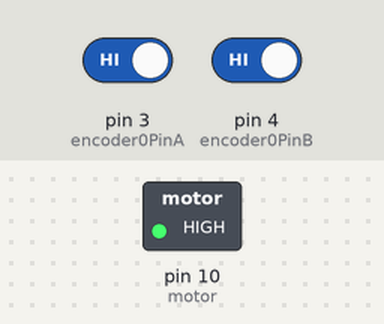
This sketch was run on a simulated Arduino Uno, built with avr-gcc and run on an emulated ATmega328P. Parts: switched loads named in the sketch (green lamp = pin HIGH). The inputs (shaded band) are chosen by the test bench; at power-on: pin 3 (encoder0PinA) HIGH, pin 4 (encoder0PinB) HIGH. What the sketch prints to the serial monitor is not drawn.

Above: at 0.1 s.
Timing chart, 0 to 1.6 s (numbered marks = the images above):
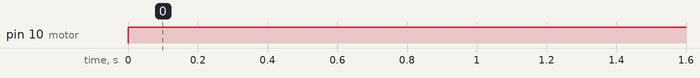

Measured:
- by itself, pin 10 (motor): LOW → HIGH at 0.00 s

The sketch:

encoder.ino
```cpp
int encoder0PinA = 3;
int encoder0PinB = 4;
int motor = 10;
int encoder0Pos = 0;
int encoder0PinALast = LOW;
int n = LOW;

void setup() {
  Serial.begin (9600);
  pinMode (encoder0PinA, INPUT_PULLUP);
  pinMode (encoder0PinB, INPUT_PULLUP);
  pinMode (motor, OUTPUT);

}

void loop() {
  while (encoder0Pos < 10){
    encoder();
    digitalWrite(motor, HIGH);
  }
  digitalWrite(motor, LOW);

}

void encoder() {
  n = digitalRead(encoder0PinA);
  if ((encoder0PinALast == LOW) && (n == HIGH)) {
    if (digitalRead(encoder0PinB) == LOW) {
      encoder0Pos--;
    } else {
      encoder0Pos++;
    }
    Serial.println (encoder0Pos);

  }
  encoder0PinALast = n;
}
```
